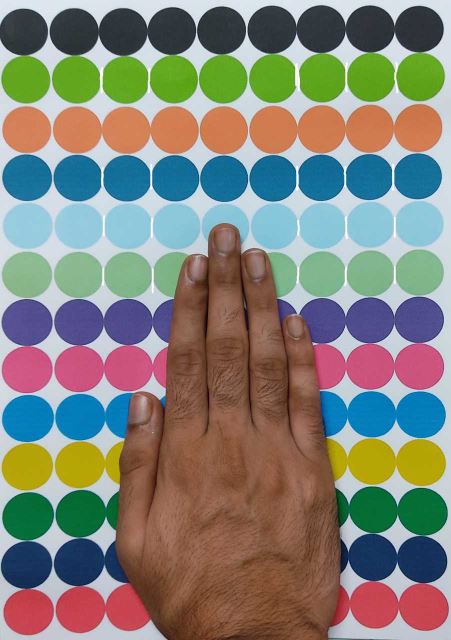
#> input picture images/black_top_2.jpg, 902 x 1280 px (shown at 1/2 size)
$ python main.py
#> lines starting #> are read from the running program, lines starting #| are printed output that depends on the picture; after the words box and inside, x2 and y2 are one past the last pixel; in counts of white or black regions, pixels touching at a corner belong together; long printed decimals are rounded
import cv2
import numpy as np

"""Add you image and mention the path"""
path = 'images/black_top_2.jpg'
frame = cv2.imread(path)
#> frame is the input picture: shape (1280, 902, 3); mean B, G, R 121, 130.7, 131.2

"""Few modification/adjusting  the image"""
frame = cv2.resize(frame, (340, 240))
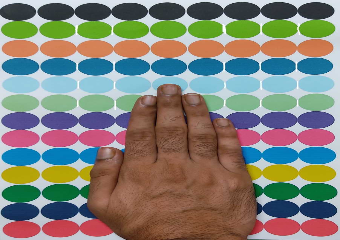
#> frame: shape (240, 340, 3); mean B, G, R 120.8, 130.6, 131.1
blur = cv2.blur(frame, (5, 5))
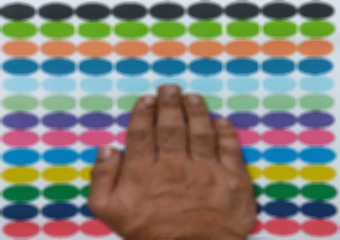
#> blur: shape (240, 340, 3); mean B, G, R 120.8, 130.6, 131
hsv_frame = cv2.cvtColor(blur, cv2.COLOR_BGR2HSV)
#> hsv_frame: shape (240, 340, 3); mean H, S, V 71.8, 115.5, 163.9

"""Choose Color number"""
# req = list(map(int, input().split()))
"""Set the margin according to the pattern/ gap between two pixel dots"""
margin = 2.1
num_dots = 9

"""A dictionary of colors along with its specific value"""
color = {
    1: [[174, 157, 79], [178, 255, 251]],
    2: [[104, 177, 69], [173, 255, 255]],
    3: [[69, 226, 79], [93, 255, 251]],
    4: [[19, 226, 26], [30, 255, 255]],
    5: [[99, 247, 95], [102, 255, 251]],
    6: [[148, 140, 79], [170, 255, 251]],
    7: [[116, 111, 79], [147, 255, 251]],
    8: [[58, 59, 172], [87, 255, 255]],
    9: [[96, 74, 211], [103, 255, 255]],
    10: [[98, 213, 142], [100, 230, 176]],
    11: [[7, 145, 162], [22, 255, 255]],
    12: [[39, 188, 0], [46, 255, 255]],
    13: [[84, 17, 0], [150, 164, 71]]
}
low_c = {
    1: [174, 157, 79],
    2: [104, 177, 69],
    3: [69, 226, 79],
    4: [19, 226, 26],
    5: [99, 247, 95],
    6: [148, 140, 79],
    7: [116, 111, 79],
    8: [58, 59, 172],
    9: [96, 74, 211],
    10: [98, 213, 142],
    11: [7, 145, 162],
    12: [39, 188, 0],
    13: [84, 17, 0],
}
high_c = {
    1:  [178, 255, 251],
    2:  [173, 255, 255],
    3:  [93, 255, 251],
    4:  [30, 255, 255],
    5:  [102, 255, 251],
    6:  [170, 255, 251],
    7:  [147, 255, 251],
    8:  [87, 255, 255],
    9:  [103, 255, 255],
    10: [100, 230, 176],
    11: [22, 255, 255],
    12: [46, 255, 255],
    13: [150, 164, 71]
}


# color = {
#     1: [[178, 106, 83], [179, 198, 255]],
#     2: [[19, 93, 0], [22, 255, 255]],
#     3: [[44, 37, 129], [73, 250, 255]],
#     4: [[108, 51, 0], [129, 255, 255]],
#     5: [[29, 125, 171], [49, 156, 231]],
#     6: [[34, 160, 147], [105, 215, 241]],
#     7: [[0, 81, 168], [19, 255, 255]],
#     8: [[167, 82, 0], [173, 222, 255]],
#     9: [[0, 21, 0], [67, 58, 97]],
#     10: [[23, 197, 0], [29, 255, 255]],
#     11: [[35, 32, 165], [47, 255, 213]],
#     12: [[76, 22, 171], [102, 41, 217]],
#     13: [[0, 0, 169], [102, 41, 217]],
#     14: [[19, 56, 188], [25, 97, 255]],
#     15: [[29, 156, 0], [37, 255, 255]],
#     16: [[37, 214, 141], [141, 249, 255]],
#     17: [[24, 166, 0], [26, 199, 188]],
#     18: [[0 , 71 , 0], [33 , 222 , 125]],
#     19: [[173, 147, 0], [177, 186, 194]],
#
# }
# print(color[2][0])

"""Set the color"""
store = []
for i in range(1, 14):
    frame = cv2.resize(frame, (340, 240))
    blur = cv2.blur(frame, (5, 5))
    hsv_frame = cv2.cvtColor(blur, cv2.COLOR_BGR2HSV)
    low = np.array(low_c[i])
    high = np.array(high_c[i])
    # print(low, high)
    color_mask = cv2.inRange(hsv_frame, low, high)
    color = cv2.bitwise_and(frame, frame, mask=color_mask)

    """Draw the contours around the detected circles"""
    contours, hierarchy = cv2.findContours(color_mask, cv2.RETR_TREE, cv2.CHAIN_APPROX_SIMPLE)
    cv2.drawContours(color, contours, -1, (0, 0, 0), 3)

    detected = [cv2.contourArea(cnt) for cnt in contours if (cv2.contourArea(cnt)) > 200]
    print("Detected--->", len(detected))
    if len(detected) >= num_dots:
        break
    store.append(len(detected))
    # cv2.imshow("Frame", frame)
    # cv2.imshow("color", color)

    key = cv2.waitKey(0)
    cv2.destroyAllWindows()
#> this loop made 10 passes; (key Esc is pressed on pass 1)
#> detected on passes 1 to 10: [313.5, 308, 306.5, 298.5, 246.5], [307.5, 310.5, 306, 299], [315.5, 302, 309, 282.5], [301.5, 314.5, 304, 292], [275, 286.5, 276.5, 266], [293, 303.5, 305.5, 300.5, 300], [285, 255, 283.5, 286.5, 297.5, 284.5], [293.5, 297.5, 344.5, 344, 331.5, 354], [355, 338, 340, 347.5, 357, 366, 324.5, 322], [262, 269, 272, 270, 276, 268.5, 265, 268, 255]
#| Detected---> 5
#| Detected---> 4
#| Detected---> 4
#| Detected---> 4
#| Detected---> 4
#| Detected---> 5
#| Detected---> 6
#| Detected---> 6
#> (further printed lines are left out)
#> pass 1, `color_mask = cv2.inRange(hsv_frame, low, high)`:
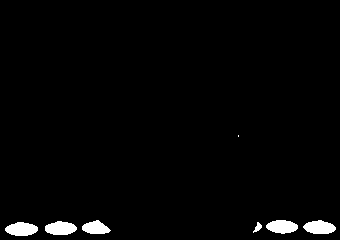
#> color_mask: shape (240, 340); 2.1% white; 7 white regions (1 under 20 px), largest, box (x1, y1, x2, y2) and area: (5, 222, 38, 236) 349, (45, 221, 77, 235) 343, (303, 220, 336, 234) 341, (266, 220, 298, 234) 333, (82, 220, 111, 234) 277, (253, 222, 262, 233) 48
#> pass 2, `color_mask = cv2.inRange(hsv_frame, low, high)`:
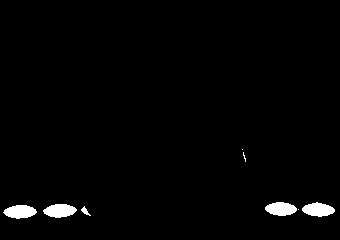
#> color_mask: shape (240, 340); 1.7% white; 8 white regions (3 under 20 px), largest, box (x1, y1, x2, y2) and area: (43, 204, 77, 218) 346, (3, 205, 37, 219) 343, (302, 202, 335, 217) 341, (265, 202, 297, 216) 333, (81, 206, 91, 216) 41
#> after the loop:
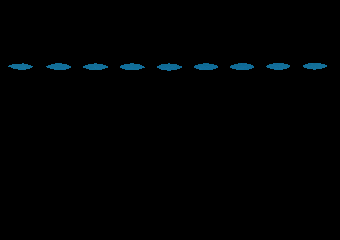
#> color: shape (240, 340, 3); mean B, G, R 2.1, 1.5, 0.2
#> after the loop:
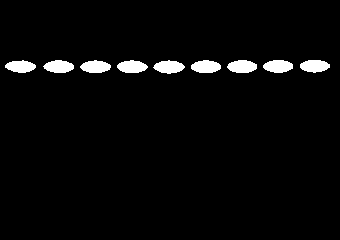
#> color_mask: shape (240, 340); 3.3% white; 9 white regions, largest, box (x1, y1, x2, y2) and area: (153, 60, 185, 74) 309, (227, 60, 257, 73) 305, (191, 60, 221, 73) 303
#> after the loop, store = [5, 4, 4, 4, 4, 5, 6, 6, 8]

print(len(store))
#| 9
"""For Calculating length"""
max_length = len(store)*margin
#> max_length = 18.9


"""For Calculating Width"""
max_width = min(store)
#> max_width = 4
# print(max_width)
covered = (num_dots - max_width)
#> covered = 5
width = max_width * margin
#> width = 8.4

print('Length------------->', max_length)
#| Length-------------> 18.900
print("Width------------->", width)
#| Width-------------> 8.4
# if key == 27:
#     break
